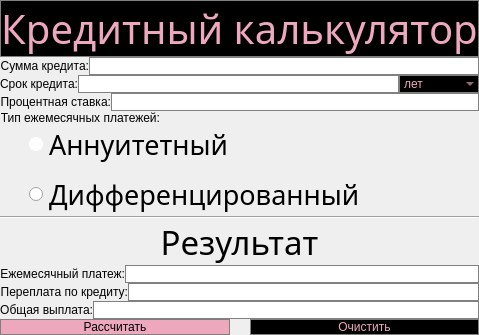
        <widget class="QWidget" name="page_3">
         <layout class="QVBoxLayout" name="verticalLayout" stretch="1,1,1,1,1,1,1,1,1,1,1,1">
          <property name="spacing">
           <number>0</number>
          </property>
          <property name="leftMargin">
           <number>0</number>
          </property>
          <property name="topMargin">
           <number>0</number>
          </property>
          <property name="rightMargin">
           <number>0</number>
          </property>
          <property name="bottomMargin">
           <number>0</number>
          </property>
          <item>
           <widget class="QLabel" name="credit_calculator">
            <property name="sizePolicy">
             <sizepolicy hsizetype="Preferred" vsizetype="Fixed">
              <horstretch>0</horstretch>
              <verstretch>0</verstretch>
             </sizepolicy>
            </property>
            <property name="font">
             <font>
              <family>PT Serif Caption</family>
              <pointsize>30</pointsize>
              <italic>false</italic>
              <bold>false</bold>
             </font>
            </property>
            <property name="styleSheet">
             <string notr="true">QLabel {
	background-color: rgb(0, 0, 0);
	color: rgb(237, 168, 189);
	border: 1px solid gray;
	font: 30pt &quot;PT Serif Caption&quot;;
}

</string>
            </property>
            <property name="text">
             <string>Кредитный калькулятор</string>
            </property>
            <property name="alignment">
             <set>Qt::AlignCenter</set>
            </property>
           </widget>
          </item>
          <item>
           <layout class="QHBoxLayout" name="horizontalLayout_6">
            <property name="spacing">
             <number>0</number>
            </property>
            <item>
             <widget class="QLabel" name="label_13">
              <property name="sizePolicy">
               <sizepolicy hsizetype="Maximum" vsizetype="Preferred">
                <horstretch>0</horstretch>
                <verstretch>0</verstretch>
               </sizepolicy>
              </property>
              <property name="styleSheet">
               <string notr="true">font: 20pt &quot;PT Serif Caption&quot;;</string>
              </property>
              <property name="text">
               <string>Сумма кредита:</string>
              </property>
              <property name="alignment">
               <set>Qt::AlignRight|Qt::AlignTrailing|Qt::AlignVCenter</set>
              </property>
             </widget>
            </item>
            <item>
             <widget class="QLineEdit" name="amount">
              <property name="sizePolicy">
               <sizepolicy hsizetype="MinimumExpanding" vsizetype="Maximum">
                <horstretch>0</horstretch>
                <verstretch>0</verstretch>
               </sizepolicy>
              </property>
              <property name="styleSheet">
               <string notr="true">background-color: rgb(255, 255, 255);
border: 1px solid gray;
font: 16pt &quot;PT Serif Caption&quot;;</string>
              </property>
              <property name="alignment">
               <set>Qt::AlignLeading|Qt::AlignLeft|Qt::AlignVCenter</set>
              </property>
             </widget>
            </item>
           </layout>
          </item>
          <item>
           <layout class="QHBoxLayout" name="horizontalLayout_7" stretch="1,4,1">
            <property name="spacing">
             <number>0</number>
            </property>
            <item>
             <widget class="QLabel" name="label_14">
              <property name="sizePolicy">
               <sizepolicy hsizetype="Maximum" vsizetype="Maximum">
                <horstretch>0</horstretch>
                <verstretch>0</verstretch>
               </sizepolicy>
              </property>
              <property name="styleSheet">
               <string notr="true">font: 20pt &quot;PT Serif Caption&quot;;</string>
              </property>
              <property name="text">
               <string>Срок кредита:</string>
              </property>
              <property name="alignment">
               <set>Qt::AlignRight|Qt::AlignTrailing|Qt::AlignVCenter</set>
              </property>
             </widget>
            </item>
            <item>
             <widget class="QLineEdit" name="term">
              <property name="sizePolicy">
               <sizepolicy hsizetype="Preferred" vsizetype="Maximum">
                <horstretch>0</horstretch>
                <verstretch>0</verstretch>
               </sizepolicy>
              </property>
              <property name="styleSheet">
               <string notr="true">background-color: rgb(255, 255, 255);
border: 1px solid gray;
font: 16pt &quot;PT Serif Caption&quot;;</string>
              </property>
              <property name="alignment">
               <set>Qt::AlignLeading|Qt::AlignLeft|Qt::AlignVCenter</set>
              </property>
             </widget>
            </item>
            <item>
             <widget class="QComboBox" name="type_term">
              <property name="sizePolicy">
               <sizepolicy hsizetype="Preferred" vsizetype="Fixed">
                <horstretch>0</horstretch>
                <verstretch>0</verstretch>
               </sizepolicy>
              </property>
              <property name="styleSheet">
               <string notr="true">background-color: rgb(0, 0, 0);
color: rgb(237, 168, 189);
border: 1px solid gray;
font: 20pt &quot;PT Serif Caption&quot;;</string>
              </property>
              <item>
               <property name="text">
                <string>лет</string>
               </property>
              </item>
              <item>
               <property name="text">
                <string>месяцев</string>
               </property>
              </item>
             </widget>
            </item>
           </layout>
          </item>
          <item>
           <layout class="QHBoxLayout" name="horizontalLayout_8">
            <property name="spacing">
             <number>0</number>
            </property>
            <item>
             <widget class="QLabel" name="label_15">
              <property name="sizePolicy">
               <sizepolicy hsizetype="Maximum" vsizetype="Preferred">
                <horstretch>0</horstretch>
                <verstretch>0</verstretch>
               </sizepolicy>
              </property>
              <property name="styleSheet">
               <string notr="true">font: 20pt &quot;PT Serif Caption&quot;;</string>
              </property>
              <property name="text">
               <string>Процентная ставка:</string>
              </property>
              <property name="alignment">
               <set>Qt::AlignRight|Qt::AlignTrailing|Qt::AlignVCenter</set>
              </property>
             </widget>
            </item>
            <item>
             <widget class="QLineEdit" name="interest_rate">
              <property name="sizePolicy">
               <sizepolicy hsizetype="MinimumExpanding" vsizetype="Maximum">
                <horstretch>0</horstretch>
                <verstretch>0</verstretch>
               </sizepolicy>
              </property>
              <property name="styleSheet">
               <string notr="true">background-color: rgb(255, 255, 255);
border: 1px solid gray;
font: 16pt &quot;PT Serif Caption&quot;;</string>
              </property>
              <property name="alignment">
               <set>Qt::AlignLeading|Qt::AlignLeft|Qt::AlignVCenter</set>
              </property>
             </widget>
            </item>
           </layout>
          </item>
          <item>
           <widget class="QLabel" name="label_16">
            <property name="sizePolicy">
             <sizepolicy hsizetype="Fixed" vsizetype="Fixed">
              <horstretch>0</horstretch>
              <verstretch>0</verstretch>
             </sizepolicy>
            </property>
            <property name="styleSheet">
             <string notr="true">font: 20pt &quot;PT Serif Caption&quot;;</string>
            </property>
            <property name="text">
             <string>Тип ежемесячных платежей:</string>
            </property>
            <property name="alignment">
             <set>Qt::AlignRight|Qt::AlignTrailing|Qt::AlignVCenter</set>
            </property>
           </widget>
          </item>
          <item>
           <layout class="QHBoxLayout" name="horizontalLayout_type_credit" stretch="1,1,4">
            <property name="spacing">
             <number>0</number>
            </property>
            <item>
             <spacer name="horizontalSpacer_3">
              <property name="orientation">
               <enum>Qt::Horizontal</enum>
              </property>
              <property name="sizeHint" stdset="0">
               <size>
                <width>40</width>
                <height>20</height>
               </size>
              </property>
             </spacer>
            </item>
            <item>
             <layout class="QVBoxLayout" name="verticalLayout_type_credit">
              <property name="spacing">
               <number>10</number>
              </property>
              <item>
               <widget class="QRadioButton" name="annu">
                <property name="sizePolicy">
                 <sizepolicy hsizetype="MinimumExpanding" vsizetype="Fixed">
                  <horstretch>0</horstretch>
                  <verstretch>0</verstretch>
                 </sizepolicy>
                </property>
                <property name="font">
                 <font>
                  <family>PT Serif Caption</family>
                  <pointsize>20</pointsize>
                 </font>
                </property>
                <property name="styleSheet">
                 <string notr="true">QRadioButton::indicator {
    width:                  10px;
    height:                 10px;
    border-radius:          7px;
}

QRadioButton::indicator:checked {
    background-color: rgb(237, 168, 189);
    border:                 2px solid grey;
}

QRadioButton::indicator:unchecked {
    background-color:       white;
    border:                 2px solid white;
}
</string>
                </property>
                <property name="text">
                 <string>Аннуитетный</string>
                </property>
               </widget>
              </item>
              <item>
               <widget class="QRadioButton" name="diff">
                <property name="sizePolicy">
                 <sizepolicy hsizetype="MinimumExpanding" vsizetype="Fixed">
                  <horstretch>0</horstretch>
                  <verstretch>0</verstretch>
                 </sizepolicy>
                </property>
                <property name="font">
                 <font>
                  <family>PT Serif Caption</family>
                  <pointsize>20</pointsize>
                 </font>
                </property>
                <property name="styleSheet">
                 <string notr="true">QRadioButton::indicator {
    width:                  10px;
    height:                 10px;
    border-radius:          7px;
}

QRadioButton::indicator:checked {
    background-color: rgb(237, 168, 189);
    border:                 2px solid grey;
}

QRadioButton::indicator:unchecked {
    background-color:       white;
    border:                 2px solid white;
}

font: 13pt &quot;PT Serif Caption&quot;;</string>
                </property>
                <property name="text">
                 <string>Дифференцированный</string>
                </property>
               </widget>
              </item>
             </layout>
            </item>
            <item>
             <spacer name="horizontalSpacer_4">
              <property name="orientation">
               <enum>Qt::Horizontal</enum>
              </property>
              <property name="sizeHint" stdset="0">
               <size>
                <width>40</width>
                <height>20</height>
               </size>
              </property>
             </spacer>
            </item>
           </layout>
          </item>
          <item>
           <widget class="Line" name="line_2">
            <property name="orientation">
             <enum>Qt::Horizontal</enum>
            </property>
           </widget>
          </item>
          <item>
           <widget class="QLabel" name="label_17">
            <property name="sizePolicy">
             <sizepolicy hsizetype="Minimum" vsizetype="Maximum">
              <horstretch>0</horstretch>
              <verstretch>0</verstretch>
             </sizepolicy>
            </property>
            <property name="font">
             <font>
              <family>PT Serif Caption</family>
              <pointsize>25</pointsize>
              <italic>false</italic>
              <bold>false</bold>
             </font>
            </property>
            <property name="styleSheet">
             <string notr="true">font: 25pt &quot;PT Serif Caption&quot;;</string>
            </property>
            <property name="text">
             <string>Результат</string>
            </property>
            <property name="alignment">
             <set>Qt::AlignCenter</set>
            </property>
           </widget>
          </item>
          <item>
           <layout class="QHBoxLayout" name="horizontalLayout_10">
            <property name="spacing">
             <number>0</number>
            </property>
            <item>
             <widget class="QLabel" name="label_35">
              <property name="sizePolicy">
               <sizepolicy hsizetype="Maximum" vsizetype="Preferred">
                <horstretch>0</horstretch>
                <verstretch>0</verstretch>
               </sizepolicy>
              </property>
              <property name="styleSheet">
               <string notr="true">font: 20pt &quot;PT Serif Caption&quot;;</string>
              </property>
              <property name="text">
               <string>Ежемесячный платеж:</string>
              </property>
              <property name="alignment">
               <set>Qt::AlignRight|Qt::AlignTrailing|Qt::AlignVCenter</set>
              </property>
             </widget>
            </item>
            <item>
             <widget class="QLineEdit" name="monthly_payment">
              <property name="sizePolicy">
               <sizepolicy hsizetype="MinimumExpanding" vsizetype="Maximum">
                <horstretch>0</horstretch>
                <verstretch>0</verstretch>
               </sizepolicy>
              </property>
              <property name="styleSheet">
               <string notr="true">background-color: rgb(255, 255, 255);
border: 1px solid gray;
font: 16pt &quot;PT Serif Caption&quot;;</string>
              </property>
              <property name="alignment">
               <set>Qt::AlignLeading|Qt::AlignLeft|Qt::AlignVCenter</set>
              </property>
             </widget>
            </item>
           </layout>
          </item>
          <item>
           <layout class="QHBoxLayout" name="horizontalLayout_11">
            <property name="spacing">
             <number>0</number>
            </property>
            <item>
             <widget class="QLabel" name="label_36">
              <property name="sizePolicy">
               <sizepolicy hsizetype="Maximum" vsizetype="Preferred">
                <horstretch>0</horstretch>
                <verstretch>0</verstretch>
               </sizepolicy>
              </property>
              <property name="styleSheet">
               <string notr="true">font: 20pt &quot;PT Serif Caption&quot;;</string>
              </property>
              <property name="text">
               <string>Переплата по кредиту:</string>
              </property>
              <property name="alignment">
               <set>Qt::AlignRight|Qt::AlignTrailing|Qt::AlignVCenter</set>
              </property>
             </widget>
            </item>
            <item>
             <widget class="QLineEdit" name="overpayment">
              <property name="sizePolicy">
               <sizepolicy hsizetype="MinimumExpanding" vsizetype="Maximum">
                <horstretch>0</horstretch>
                <verstretch>0</verstretch>
               </sizepolicy>
              </property>
              <property name="styleSheet">
               <string notr="true">background-color: rgb(255, 255, 255);
border: 1px solid gray;
font: 16pt &quot;PT Serif Caption&quot;;</string>
              </property>
              <property name="alignment">
               <set>Qt::AlignLeading|Qt::AlignLeft|Qt::AlignVCenter</set>
              </property>
             </widget>
            </item>
           </layout>
          </item>
          <item>
           <layout class="QHBoxLayout" name="horizontalLayout_12">
            <property name="spacing">
             <number>0</number>
            </property>
            <item>
             <widget class="QLabel" name="label_37">
              <property name="sizePolicy">
               <sizepolicy hsizetype="Maximum" vsizetype="Preferred">
                <horstretch>0</horstretch>
                <verstretch>0</verstretch>
               </sizepolicy>
              </property>
              <property name="styleSheet">
               <string notr="true">font: 20pt &quot;PT Serif Caption&quot;;</string>
              </property>
              <property name="text">
               <string>Общая выплата:</string>
              </property>
              <property name="alignment">
               <set>Qt::AlignRight|Qt::AlignTrailing|Qt::AlignVCenter</set>
              </property>
             </widget>
            </item>
            <item>
             <widget class="QLineEdit" name="total_payment">
              <property name="sizePolicy">
               <sizepolicy hsizetype="MinimumExpanding" vsizetype="Maximum">
                <horstretch>0</horstretch>
                <verstretch>0</verstretch>
               </sizepolicy>
              </property>
              <property name="styleSheet">
               <string notr="true">background-color: rgb(255, 255, 255);
border: 1px solid gray;
font: 16pt &quot;PT Serif Caption&quot;;</string>
              </property>
              <property name="alignment">
               <set>Qt::AlignLeading|Qt::AlignLeft|Qt::AlignVCenter</set>
              </property>
             </widget>
            </item>
           </layout>
          </item>
          <item>
           <layout class="QHBoxLayout" name="horizontalLayout_13">
            <property name="spacing">
             <number>20</number>
            </property>
            <item>
             <widget class="QPushButton" name="calculate_credit">
              <property name="sizePolicy">
               <sizepolicy hsizetype="Preferred" vsizetype="Maximum">
                <horstretch>0</horstretch>
                <verstretch>0</verstretch>
               </sizepolicy>
              </property>
              <property name="styleSheet">
               <string notr="true">QPushButton {
   background-color: rgb(237, 168, 189);
   border: 1px solid gray;
   font: 25pt &quot;PT Serif Caption&quot;;
}

QPushButton:hover {
	background-color: qlineargradient(spread:reflect, x1:0.9801, y1:0, x2:1, y2:1, stop:0 rgba(231, 164, 184, 255), stop:0.527363 rgba(211, 150, 170, 255), stop:1 rgba(131, 93, 105, 255));
}

QPushButton:pressed {
	background-color: rgb(173, 124, 140);
}
</string>
              </property>
              <property name="text">
               <string>Рассчитать</string>
              </property>
             </widget>
            </item>
            <item>
             <widget class="QPushButton" name="clear_credit">
              <property name="sizePolicy">
               <sizepolicy hsizetype="Preferred" vsizetype="Maximum">
                <horstretch>0</horstretch>
                <verstretch>0</verstretch>
               </sizepolicy>
              </property>
              <property name="styleSheet">
               <string notr="true">QPushButton {
   background-color: rgb(0, 0, 0);
   color: rgb(237, 168, 189);
   border: 1px solid gray;
   font: 25pt &quot;PT Serif Caption&quot;;
}

QPushButton:hover {
	background-color: qlineargradient(spread:pad, x1:0.373134, y1:0, x2:0.359, y2:1, stop:0 rgba(0, 0, 0, 255), stop:0.716418 rgba(237, 168, 189, 255));
}

QPushButton:pressed {
	background-color: rgb(173, 124, 140);
}</string>
              </property>
              <property name="text">
               <string>Очистить</string>
              </property>
             </widget>
            </item>
           </layout>
          </item>
         </layout>
        </widget>
